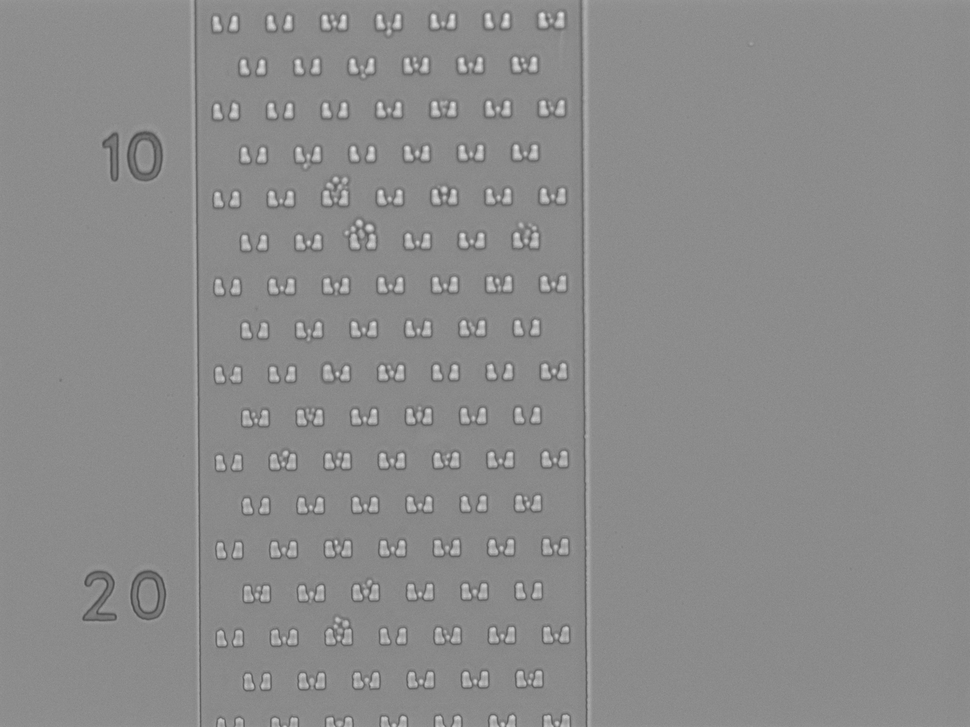
%> input picture Workspace/Example/Boundaries/cell1.png, 970 x 727 px, shrunk from 1280 x 960 before the run
$ octave boundari1.m   (GNU Octave 9; MATLAB toolbox functions it lacks are replaced by stand-ins)
%> lines starting %> are read from the running program, lines starting %| are printed output that depends on the picture; in (x1, y1, x2, y2) boxes, pixels count from 0 and x2, y2 are one past the last pixel; in counts of white or black regions, pixels touching at a corner belong together; the program's own positions count from 1

% Overlay Region Boundaries on Image

I = imread('cell1.png');
%> I is the input picture: size 727x970 uint8; min 72, max 235, mean 139.3
B = imfill(I);
BW = imbinarize(B);
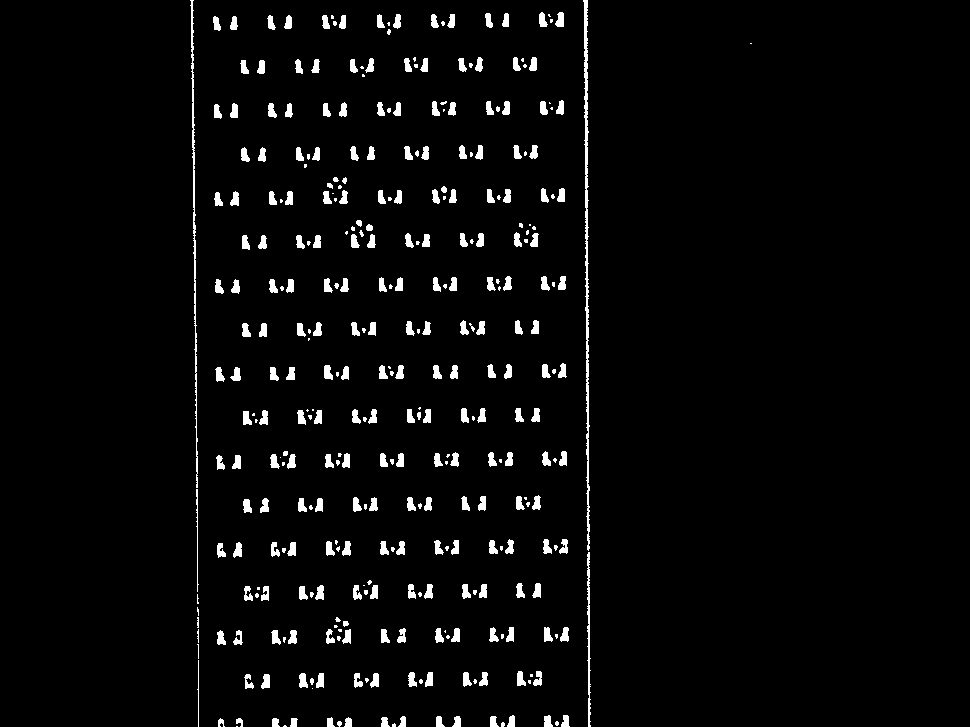
%> BW: size 727x970 logical; 3.4% white; 361 white regions (119 under 20 px), largest, box (x1, y1, x2, y2) and area: (583, 0, 590, 551) 1505, (190, 0, 198, 488) 925, (587, 552, 591, 727) 397

[B,L] = bwboundaries(BW,'noholes');
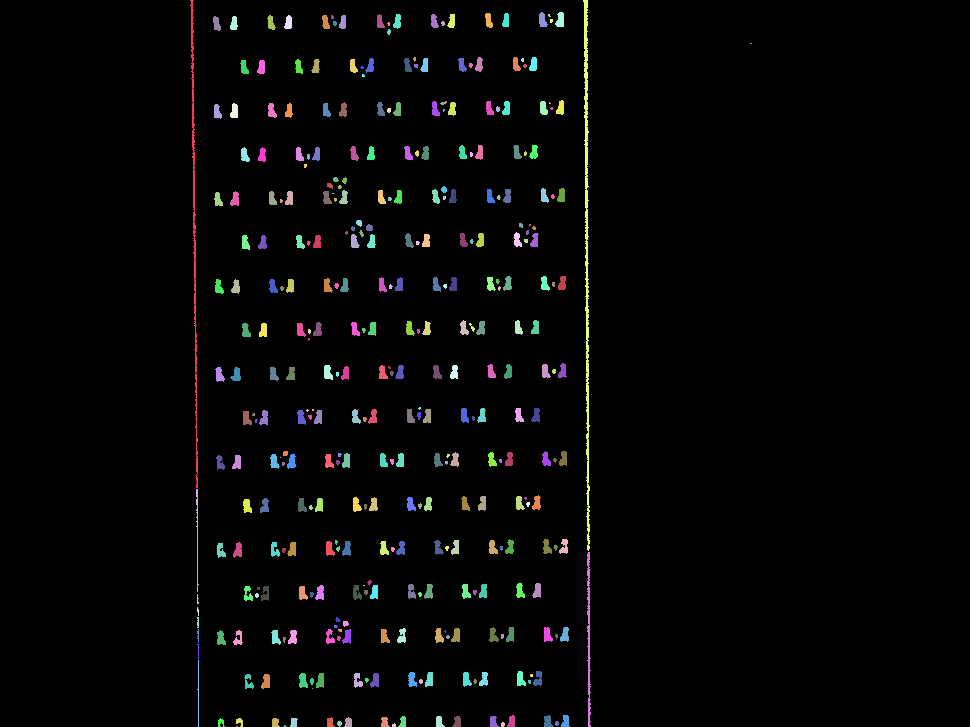
%> L: size 727x970 double; 362 distinct labels, from 0 to 361; one colour per label, 0 black
%> B = 361 boundaries; largest, box (x1, y1, x2, y2) and points: (583, 0, 590, 551) 1105, (190, 0, 198, 488) 979, (587, 552, 591, 727) 352, (196, 489, 199, 592) 206, (197, 660, 199, 727) 133
imshow(label2rgb(L, @jet, [.5 .5 .5]))
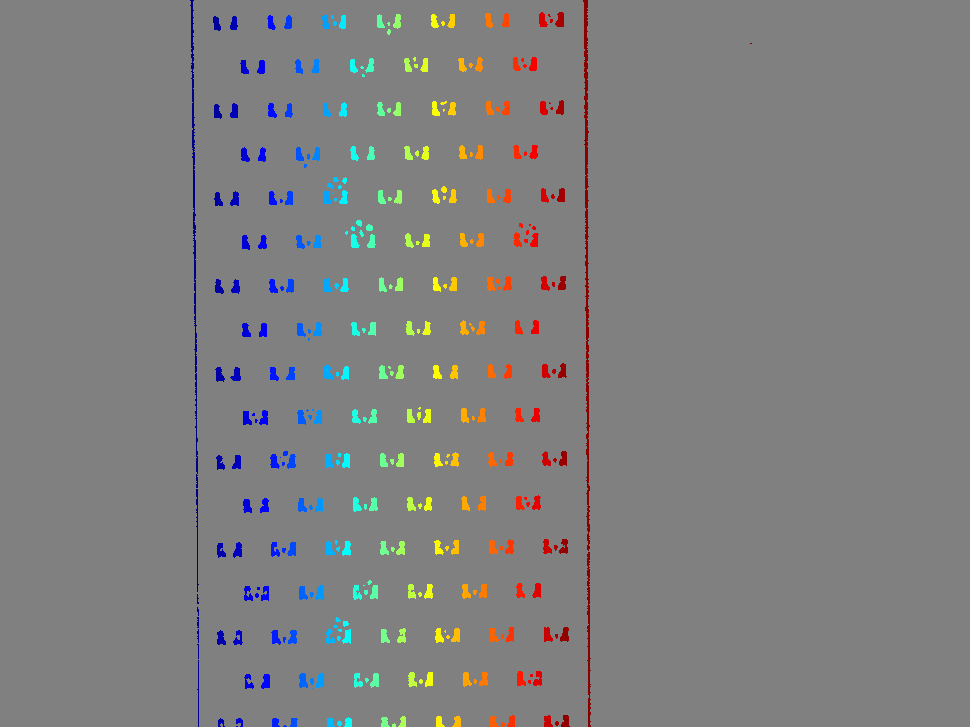
%> displayed picture: size 727x970x3, on the screen's scale of 0 to 255; mean R, G, B 127.6, 127.4, 127.4
hold on
for k = 1:length(B)
   boundary = B{k};
   plot(boundary(:,2), boundary(:,1), 'w', 'LineWidth', 2)
end
%> this loop made 361 passes
%> boundary on passes 27, 59: [727 237; 727 238; 727 237], [458 281; 458 281]
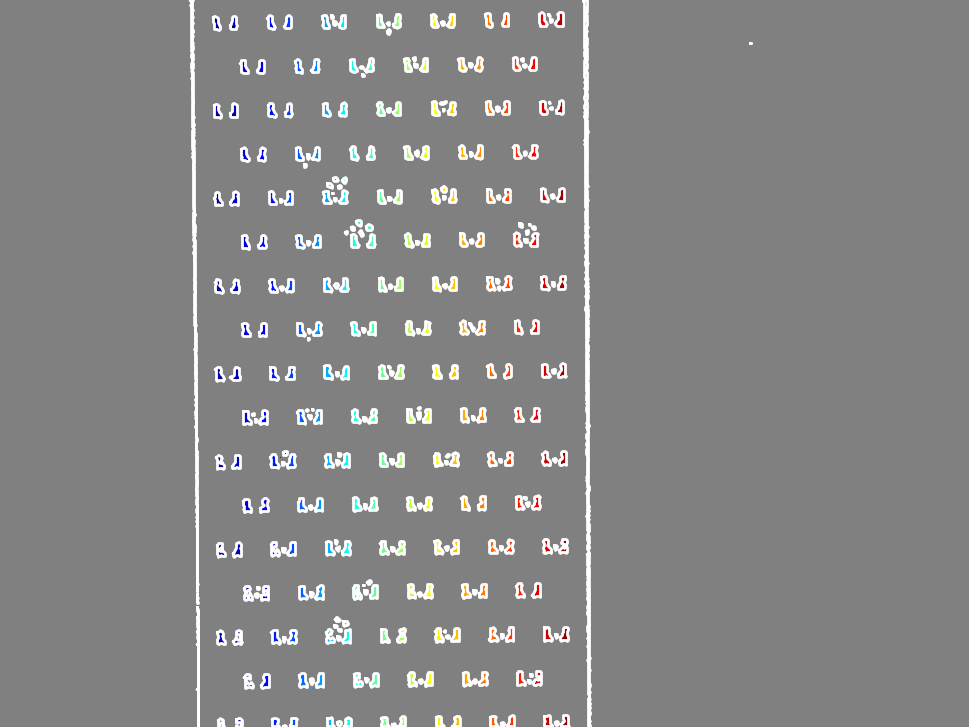
%> figure redrawn from the program's plot data
